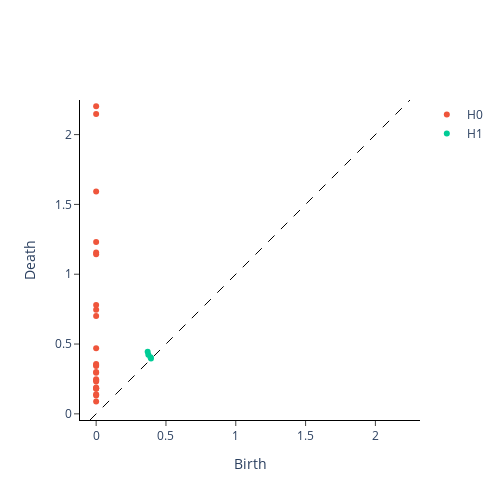
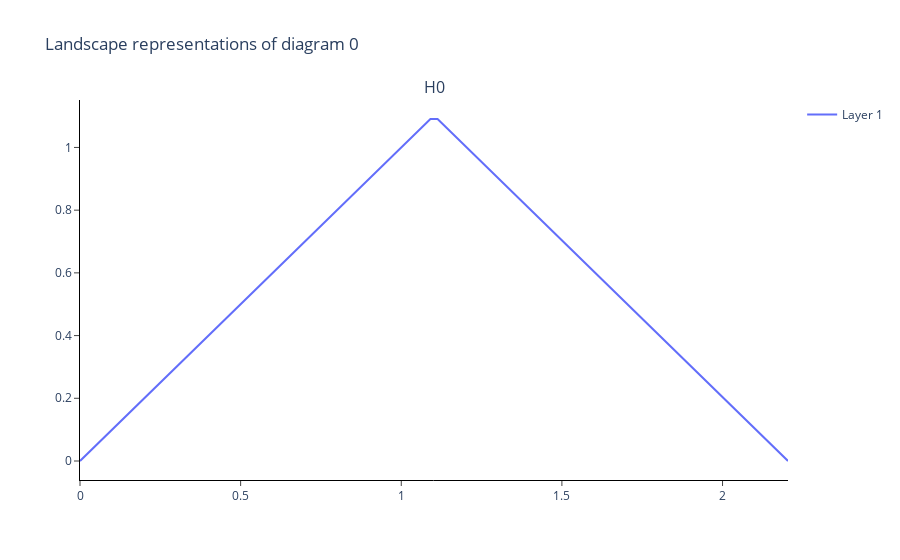

Notebook code cell kept with these figures, in order:
### Code cell
pointcloud = df['E3'][0]

vrp = VietorisRipsPersistence()
vrp.fit_transform_plot(pointcloud.reshape(1, *pointcloud.shape))
plt.show()

pl = PersistenceLandscape()
persistencediagram = vrp.fit_transform(pointcloud.reshape(1, *pointcloud.shape))
landscapedata = pl.fit_transform(persistencediagram)
fig = pl.plot(landscapedata, 
    homology_dimensions = [0], 
    plotly_params=None)
fig.show()

### Figure 1 — Plotly figure (JSON) as saved in the notebook; plotly's stock layout.template omitted (floating-point values rounded to 4 significant figures)
{"data": [{"hoverinfo": "none", "line": {"color": "black", "dash": "dash", "width": 1}, "mode": "lines", "showlegend": false, "type": "scatter", "x": [-0.04408, 2.248], "y": [-0.04408, 2.248]}, {"hoverinfo": "text", "hovertext": ["(0.0, 0.0890633836388588)", "(0.0, 0.131299689412117)", "(0.0, 0.1405235379934311)", "(0.0, 0.18091467022895813)", "(0.0, 0.18142202496528625)", "(0.0, 0.18166419863700867)", "(0.0, 0.18904849886894226)", "(0.0, 0.23168060183525085)", "(0.0, 0.2408069223165512)", "(0.0, 0.24816574156284332)", "(0.0, 0.2947087287902832)", "(0.0, 0.30046090483665466)", "(0.0, 0.3431271016597748)", "(0.0, 0.3503006100654602)", "(0.0, 0.3576124906539917)", "(0.0, 0.4700479209423065)", "(0.0, 0.7011258006095886)", "(0.0, 0.746070384979248)", "(0.0, 0.7788782119750977)", "(0.0, 1.1423182487487793)", "(0.0, 1.1547930240631104)", "(0.0, 1.2314413785934448)", "(0.0, 1.5919468402862549)", "(0.0, 2.1482491493225098)", "(0.0, 2.2037649154663086)"], "mode": "markers", "name": "H0", "type": "scatter", "x": [0.0, 0.0, 0.0, 0.0, 0.0, 0.0, 0.0, 0.0, 0.0, 0.0, 0.0, 0.0, 0.0, 0.0, 0.0, 0.0, 0.0, 0.0, 0.0, 0.0, 0.0, 0.0, 0.0, 0.0, 0.0], "y": [0.08906, 0.1313, 0.1405, 0.1809, 0.1814, 0.1817, 0.189, 0.2317, 0.2408, 0.2482, 0.2947, 0.3005, 0.3431, 0.3503, 0.3576, 0.47, 0.7011, 0.7461, 0.7789, 1.142, 1.155, 1.231, 1.592, 2.148, 2.204]}, {"hoverinfo": "text", "hovertext": ["(0.39260876178741455, 0.3970123827457428)", "(0.3892904222011566, 0.4057712256908417)", "(0.3738452196121216, 0.42296749353408813)", "(0.3689533770084381, 0.4453430771827698)"], "mode": "markers", "name": "H1", "type": "scatter", "x": [0.3926, 0.3893, 0.3738, 0.369], "y": [0.397, 0.4058, 0.423, 0.4453]}], "layout": {"height": 500, "plot_bgcolor": "white", "width": 500, "xaxis": {"autorange": false, "exponentformat": "e", "linecolor": "black", "linewidth": 1, "mirror": false, "range": [-0.04408, 2.248], "showexponent": "all", "showline": true, "side": "bottom", "ticks": "outside", "title": {"text": "Birth"}, "type": "linear", "zeroline": true}, "yaxis": {"autorange": false, "exponentformat": "e", "linecolor": "black", "linewidth": 1, "mirror": false, "range": [-0.04408, 2.248], "scaleanchor": "x", "scaleratio": 1, "showexponent": "all", "showline": true, "side": "left", "ticks": "outside", "title": {"text": "Death"}, "type": "linear", "zeroline": true}}}

### Figure 2 — Plotly figure (JSON) as saved in the notebook; plotly's stock layout.template omitted (floating-point values rounded to 4 significant figures)
{"data": [{"hoverinfo": "none", "mode": "lines", "name": "Layer 1", "showlegend": true, "type": "scatter", "x": [0.0, 0.02226, 0.04452, 0.06678, 0.08904, 0.1113, 0.1336, 0.1558, 0.1781, 0.2003, 0.2226, 0.2449, 0.2671, 0.2894, 0.3116, 0.3339, 0.3562, 0.3784, 0.4007, 0.4229, 0.4452, 0.4675, 0.4897, 0.512, 0.5342, 0.5565, 0.5788, 0.601, 0.6233, 0.6455, 0.6678, 0.6901, 0.7123, 0.7346, 0.7568, 0.7791, 0.8014, 0.8236, 0.8459, 0.8681, 0.8904, 0.9127, 0.9349, 0.9572, 0.9795, 1.002, 1.024, 1.046, 1.068, 1.091, 1.113, 1.135, 1.158, 1.18, 1.202, 1.224, 1.247, 1.269, 1.291, 1.313, 1.336, 1.358, 1.38, 1.402, 1.425, 1.447, 1.469, 1.491, 1.514, 1.536, 1.558, 1.58, 1.603, 1.625, 1.647, 1.67, 1.692, 1.714, 1.736, 1.759, 1.781, 1.803, 1.825, 1.848, 1.87, 1.892, 1.914, 1.937, 1.959, 1.981, 2.003, 2.026, 2.048, 2.07, 2.092, 2.115, 2.137, 2.159, 2.182, 2.204], "xaxis": "x", "y": [0.0, 0.02226, 0.04452, 0.06678, 0.08904, 0.1113, 0.1336, 0.1558, 0.1781, 0.2003, 0.2226, 0.2449, 0.2671, 0.2894, 0.3116, 0.3339, 0.3562, 0.3784, 0.4007, 0.4229, 0.4452, 0.4675, 0.4897, 0.512, 0.5342, 0.5565, 0.5788, 0.601, 0.6233, 0.6455, 0.6678, 0.6901, 0.7123, 0.7346, 0.7568, 0.7791, 0.8014, 0.8236, 0.8459, 0.8681, 0.8904, 0.9127, 0.9349, 0.9572, 0.9795, 1.002, 1.024, 1.046, 1.068, 1.091, 1.091, 1.068, 1.046, 1.024, 1.002, 0.9795, 0.9572, 0.9349, 0.9127, 0.8904, 0.8681, 0.8459, 0.8236, 0.8014, 0.7791, 0.7568, 0.7346, 0.7123, 0.6901, 0.6678, 0.6455, 0.6233, 0.601, 0.5788, 0.5565, 0.5342, 0.512, 0.4897, 0.4675, 0.4452, 0.4229, 0.4007, 0.3784, 0.3562, 0.3339, 0.3116, 0.2894, 0.2671, 0.2449, 0.2226, 0.2003, 0.1781, 0.1558, 0.1336, 0.1113, 0.08904, 0.06678, 0.04452, 0.02226, 0.0], "yaxis": "y"}], "layout": {"annotations": [{"font": {"size": 16}, "showarrow": false, "text": "H0", "x": 0.5, "xanchor": "center", "xref": "paper", "y": 1, "yanchor": "bottom", "yref": "paper"}], "plot_bgcolor": "white", "title": {"text": "Landscape representations of diagram 0"}, "xaxis": {"anchor": "y", "domain": [0, 1], "exponentformat": "e", "linecolor": "black", "linewidth": 1, "mirror": false, "showexponent": "all", "showline": true, "side": "bottom", "ticks": "outside", "type": "linear", "zeroline": true}, "yaxis": {"anchor": "x", "domain": [0, 1], "exponentformat": "e", "linecolor": "black", "linewidth": 1, "mirror": false, "showexponent": "all", "showline": true, "side": "left", "ticks": "outside", "type": "linear", "zeroline": true}}}
